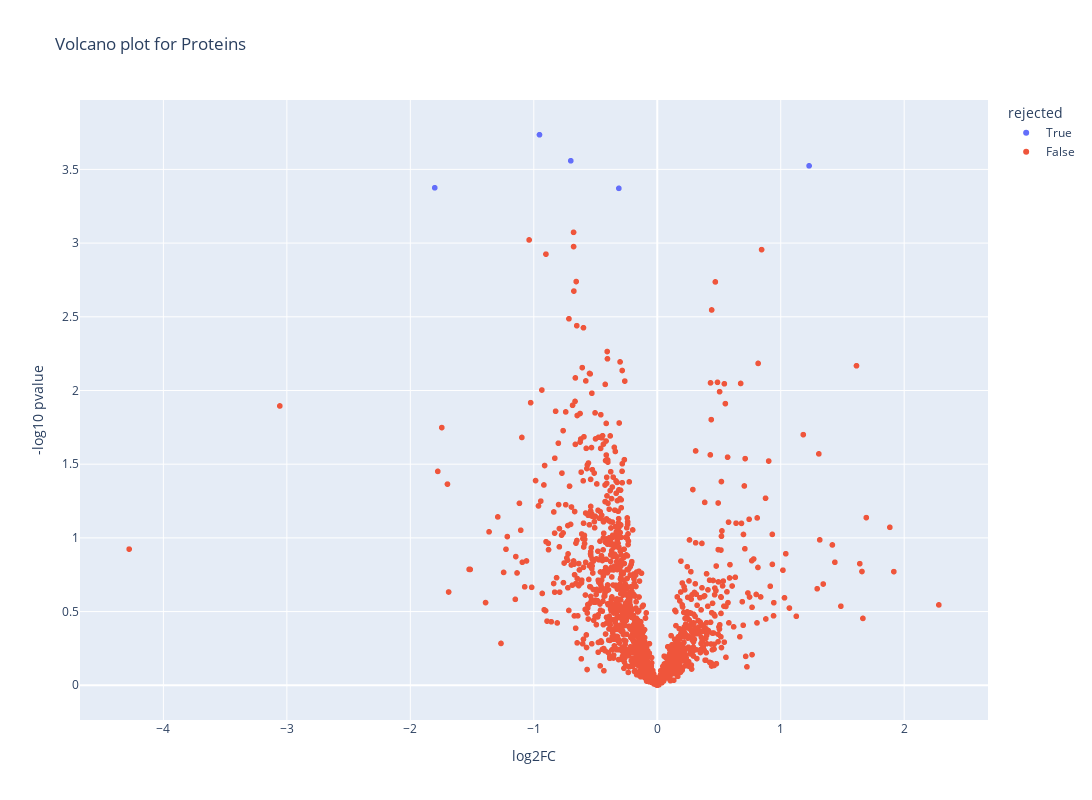

Notebook cell for this chart:
### Markdown cell above
## Interactive Volcano Plot

### Code cell
str_cols = diff_reg.dtypes[diff_reg.dtypes == "object"].index.tolist()
hover_data = {
    "rejected": ":.0f",
    **{
        c: ":.4f"
        for c in [
            "padj",
            "FC",
        ]
    },
    **{c: True for c in str_cols},
}
fig = px.scatter(
    diff_reg,
    x="log2FC",
    y="-log10 pvalue",
    color="rejected",
    hover_data=hover_data,
    width=1200,
    height=800,
    title=f"Volcano plot for {view_name}s",
)
fig

### Figure 1 — Plotly figure (JSON) as saved in the notebook; plotly's stock layout.template omitted (floating-point values rounded to 4 significant figures; data arrays with more than 128 entries replaced by an {"elided": "..."} marker saying what was removed)
{"data": [{"customdata": [[true, 0.1217, 0.5163, "sp|Q46835|YGHG_ECOLI", "t-Test", "FDR correction BH", "Unpaired t-test"], [true, 0.1217, 0.6153, "sp|P08200|IDH_ECOLI", "t-Test", "FDR correction BH", "Unpaired t-test"], [true, 0.1217, 2.345, "sp|P75726|CILA_ECOLI", "t-Test", "FDR correction BH", "Unpaired t-test"], [true, 0.1217, 0.2867, "sp|P02943|LAMB_ECOLI", "t-Test", "FDR correction BH", "Unpaired t-test"], [true, 0.1217, 0.806, "sp|P25539|RIBD_ECOLI", "t-Test", "FDR correction BH", "Unpaired t-test"]], "hovertemplate": "rejected=%{customdata[0]:.0f}<br>log2FC=%{x}<br>-log10 pvalue=%{y}<br>padj=%{customdata[1]:.4f}<br>FC=%{customdata[2]:.4f}<br>identifier=%{customdata[3]}<br>test=%{customdata[4]}<br>correction=%{customdata[5]}<br>Method=%{customdata[6]}<extra></extra>", "legendgroup": "True", "marker": {"color": "#636efa", "symbol": "circle"}, "mode": "markers", "name": "True", "showlegend": true, "type": "scattergl", "x": [-0.9538, -0.7005, 1.23, -1.802, -0.3111], "xaxis": "x", "y": [3.735, 3.558, 3.524, 3.375, 3.371], "yaxis": "y"}, {"customdata": {"elided": "1426x7 mixed values"}, "hovertemplate": "rejected=%{customdata[0]:.0f}<br>log2FC=%{x}<br>-log10 pvalue=%{y}<br>padj=%{customdata[1]:.4f}<br>FC=%{customdata[2]:.4f}<br>identifier=%{customdata[3]}<br>test=%{customdata[4]}<br>correction=%{customdata[5]}<br>Method=%{customdata[6]}<extra></extra>", "legendgroup": "False", "marker": {"color": "#EF553B", "symbol": "circle"}, "mode": "markers", "name": "False", "showlegend": true, "type": "scattergl", "x": {"elided": "1426 float values"}, "xaxis": "x", "y": {"elided": "1426 float values"}, "yaxis": "y"}], "layout": {"height": 800, "legend": {"title": {"text": "rejected"}, "tracegroupgap": 0}, "title": {"text": "Volcano plot for Proteins"}, "width": 1200, "xaxis": {"anchor": "y", "domain": [0, 1], "title": {"text": "log2FC"}}, "yaxis": {"anchor": "x", "domain": [0, 1], "title": {"text": "-log10 pvalue"}}}}
